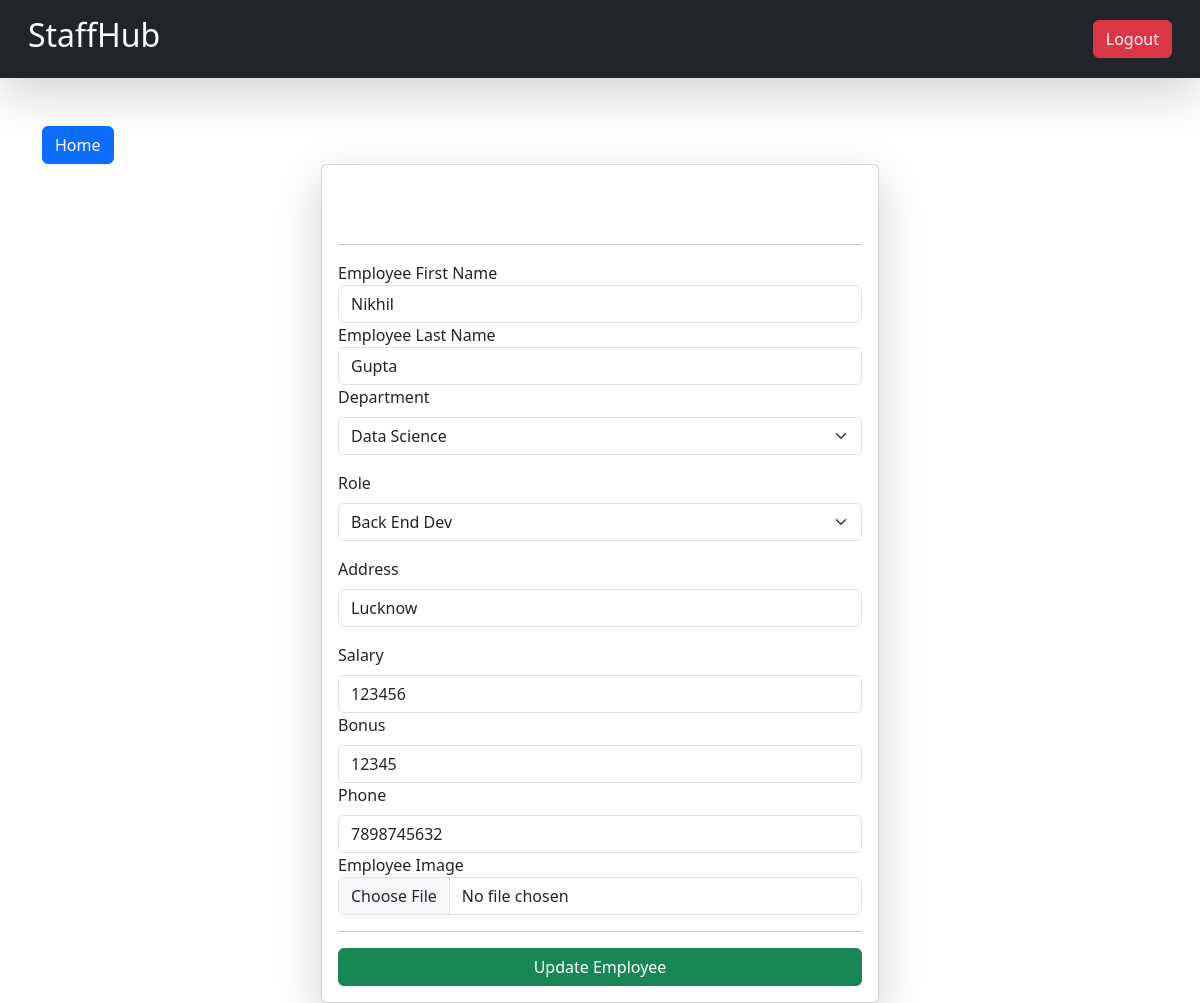
The page /update-emp/4 (signed in) on the database its author committed.
### emp_app/models.py (models this page shows, shortened)
class Employee(models.Model):
    first_name = models.CharField(max_length=200,null=False)
    last_name = models.CharField(max_length=200)
    dept=models.ForeignKey(Department,on_delete=models.CASCADE)
    add=models.TextField(null=True,blank=True,max_length=200)
    salary = models.IntegerField(default=0)
    bonus=models.IntegerField(default=0)
    role=models.ForeignKey(Role,on_delete=models.CASCADE)
    phone=models.IntegerField(default=0)
    hire_date=models.DateField()
    img=models.ImageField(upload_to='images')

class Department(models.Model):
    name = models.CharField(max_length=200,null=False)
    location = models.CharField(max_length=200)
    def __str__(self):
        return self.name

class Role(models.Model):
    name = models.CharField(max_length=200,null=False)
    def __str__(self):
        return self.name

### emp_app/views.py (the view, shortened to what this page needs)
# urls.py: path('update-emp/<id>',views.update_emp,name='update-emp'),
@login_required(login_url='/login/')
def update_emp(request,id):
    queryset=Employee.objects.get(id=id)
    context={'employee':queryset}
    return render(request,'update_emp.html',context)

### emp_app/templates/update_emp.html (shortened to what this page needs)
{% extends "base.html" %}
{% block start%}
<div class="container mt-5">
    <a href="/" class="btn btn-primary">Home</a>
      <form class="col-6 mx-auto card p-3 shadow-lg" method="post" enctype="multipart/form-data">
          <h2>Update Employee</h2>
          <hr>
          <div class="form-group">
            <label for="exampleInputEmail1">Employee First Name</label>
            <input name="first_name"  value="{{employee.first_name}}" required type="text" class="form-control">
          </div>
          <div class="form-group">
            <label for="exampleInputEmail1">Employee Last Name</label>
            <input name="last_name"  value="{{employee.last_name}}" required type="text" class="form-control">
          </div>
          <div class="mb-3">
            <label for="Select" class="form-label">Department</label>
            <select name='dept' value="{{employee.dept}}" id="Select" class="form-select">
              <option>Data Science</option>
            </select>
          </div>
          <div class="mb-3">
            <label for="Select" class="form-label">Role</label>
            <select name='role' value="{{employee.role}}" id="Select" class="form-select">
              <option>Back End Dev</option>
            </select>
          </div>
          <div class="mb-3">
            <label for="exampleInputAddress" class="form-label">Address</label>
            <input name="add" required type="text" value="{{employee.add}}" class="form-control" id="exampleInputAddress">
          </div>
          <div class="form-group">
            <label for="validationCustom01" class="form-label">Salary</label>
            <input type="number" name='salary'  value="{{employee.salary}}" class="form-control" id="validationCustom01"  required>
          </div>
          <div class="form-group">
            <label for="validationCustom01" class="form-label">Bonus</label>
            <input type="number" name='bonus' value="{{employee.bonus}}" class="form-control" id="validationCustom01"  required>
          </div>
          <div class="form-group">
            <label for="validationCustom01" class="form-label">Phone</label>
            <input type="number" name='phone' value="{{employee.phone}}" class="form-control" id="validationCustom01"  required>
          </div>
          <div class="form-group">
              <label for="exampleInput">Employee Image</label>
              <input name="img" type="file" class="form-control">
            </div>
            <hr>
          <button type="submit" class="btn btn-success">Update Employee</button>
        </form>
  </div>
{% endblock %}

### emp_app/templates/base.html (style rules this page uses)
body { background-image: url(https://images.hdqwalls.com/wallpapers/dark-simple-red-abstract-4k-k1.jpg); background-repeat: no-repeat; background-size: cover; height: 100%; }
h1, h2, h3, p, li { color: #ffffff; }

### rows shown on the page
Employee: first_name "Nikhil", last_name "Gupta", dept "Data Science", role "Back End Dev", add "Lucknow", salary "123456", bonus "12345", phone "7898745632"
